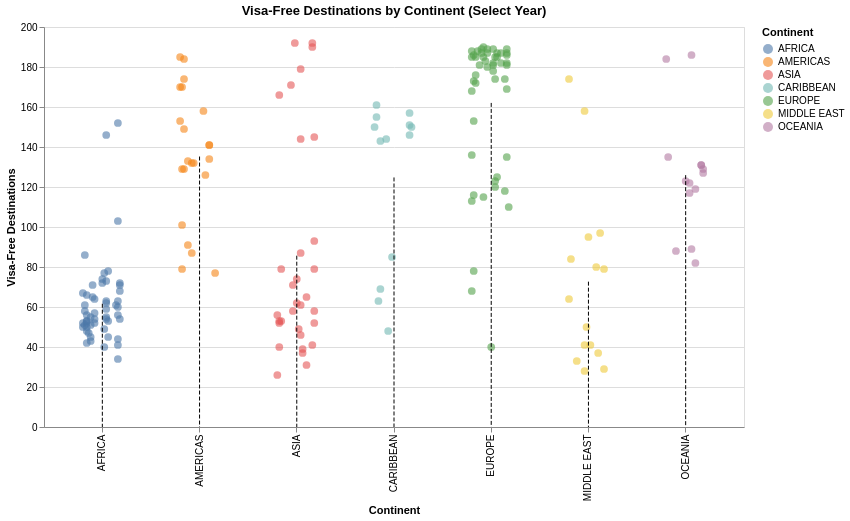

The notebook cell this image was saved under:
### Markdown cell above
This graph can be triky to interpret since we do not have 8000 countirs in europe. The thing is that there are many countries that can go to certain europe countries without visa. For example, there are 120 countries that can enter andorra, in case it is the same for spane we end up with 240 countries that canenter europe, but in reality, most of this countries will be repeated and in truth the real amount of countries that can enter europe are 123 for example.

### Code cell
# Interactive strip plot with year slider
year_slider = alt.binding_range(min=2006, max=2025, step=1, name='Year: ')
year_select = alt.selection_point(name='year_selection', fields=['year'], bind=year_slider, value=2021)

strip_chart = alt.Chart(rank_by_year).mark_circle(size=60, opacity=0.6).encode(
    x=alt.X('region:N', title='Continent'),
    y=alt.Y('visa_free_count:Q', title='Visa-Free Destinations', scale=alt.Scale(domain=[0, 200])),
    color=alt.Color('region:N', title='Continent'),
    tooltip=['country', 'region', 'year', 'visa_free_count'],
    xOffset=alt.XOffset('jitter:Q', scale=alt.Scale(domain=[-0.2, 0.2]))
).add_params(
    year_select
).transform_filter(
    year_select
).transform_calculate(
        jitter="((indexof('ABCDEFGHIJKLMNOPQRSTUVWXYZabcdefghijklmnopqrstuvwxyz', substring(datum.country, 0, 1)) % 20) / 100 - 0.1)"

).properties(
    title='Visa-Free Destinations by Continent (Select Year)',
    width=700,
    height=400
)

mean_line = alt.Chart(rank_by_year).mark_rule(
    color='black',
    strokeDash=[4,2]
).encode(
    x=alt.X('region:N'),
    y='mean(visa_free_count):Q',
    tooltip=[alt.Tooltip('region:N'), alt.Tooltip('mean(visa_free_count):Q', title='Mean')],
).add_params(
    year_select
).transform_filter(
    year_select
)

# Combine strip plot and mean lines
strip_chart + mean_line

### Figure 1 — Vega-Lite specification as saved in the notebook (floating-point values rounded to 4 significant figures; data arrays with more than 128 entries replaced by an {"elided": "..."} marker saying what was removed)
{"config": {"view": {"continuousWidth": 300, "continuousHeight": 300}}, "layer": [{"mark": {"type": "circle", "opacity": 0.6, "size": 60}, "encoding": {"color": {"field": "region", "title": "Continent", "type": "nominal"}, "tooltip": [{"field": "country", "type": "nominal"}, {"field": "region", "type": "nominal"}, {"field": "year", "type": "quantitative"}, {"field": "visa_free_count", "type": "quantitative"}], "x": {"field": "region", "title": "Continent", "type": "nominal"}, "xOffset": {"field": "jitter", "scale": {"domain": [-0.2, 0.2]}, "type": "quantitative"}, "y": {"field": "visa_free_count", "scale": {"domain": [0, 200]}, "title": "Visa-Free Destinations", "type": "quantitative"}}, "name": "view_1", "title": "Visa-Free Destinations by Continent (Select Year)", "transform": [{"filter": {"param": "year_selection"}}, {"calculate": "((indexof('ABCDEFGHIJKLMNOPQRSTUVWXYZabcdefghijklmnopqrstuvwxyz', substring(datum.country, 0, 1)) % 20) / 100 - 0.1)", "as": "jitter"}]}, {"mark": {"type": "rule", "color": "black", "strokeDash": [4, 2]}, "encoding": {"tooltip": [{"field": "region", "type": "nominal"}, {"aggregate": "mean", "field": "visa_free_count", "title": "Mean", "type": "quantitative"}], "x": {"field": "region", "type": "nominal"}, "y": {"aggregate": "mean", "field": "visa_free_count", "type": "quantitative"}}, "transform": [{"filter": {"param": "year_selection"}}]}], "data": {"name": "data-461f42a1a50c9eb222976538c2383df7"}, "height": 400, "params": [{"name": "year_selection", "select": {"type": "point", "fields": ["year"]}, "bind": {"input": "range", "max": 2025, "min": 2006, "name": "Year: ", "step": 1}, "value": 2021, "views": ["view_1"]}], "width": 700, "$schema": "https://vega.github.io/schema/vega-lite/v5.20.1.json", "datasets": {"data-461f42a1a50c9eb222976538c2383df7": {"elided": "3950 records"}}}
